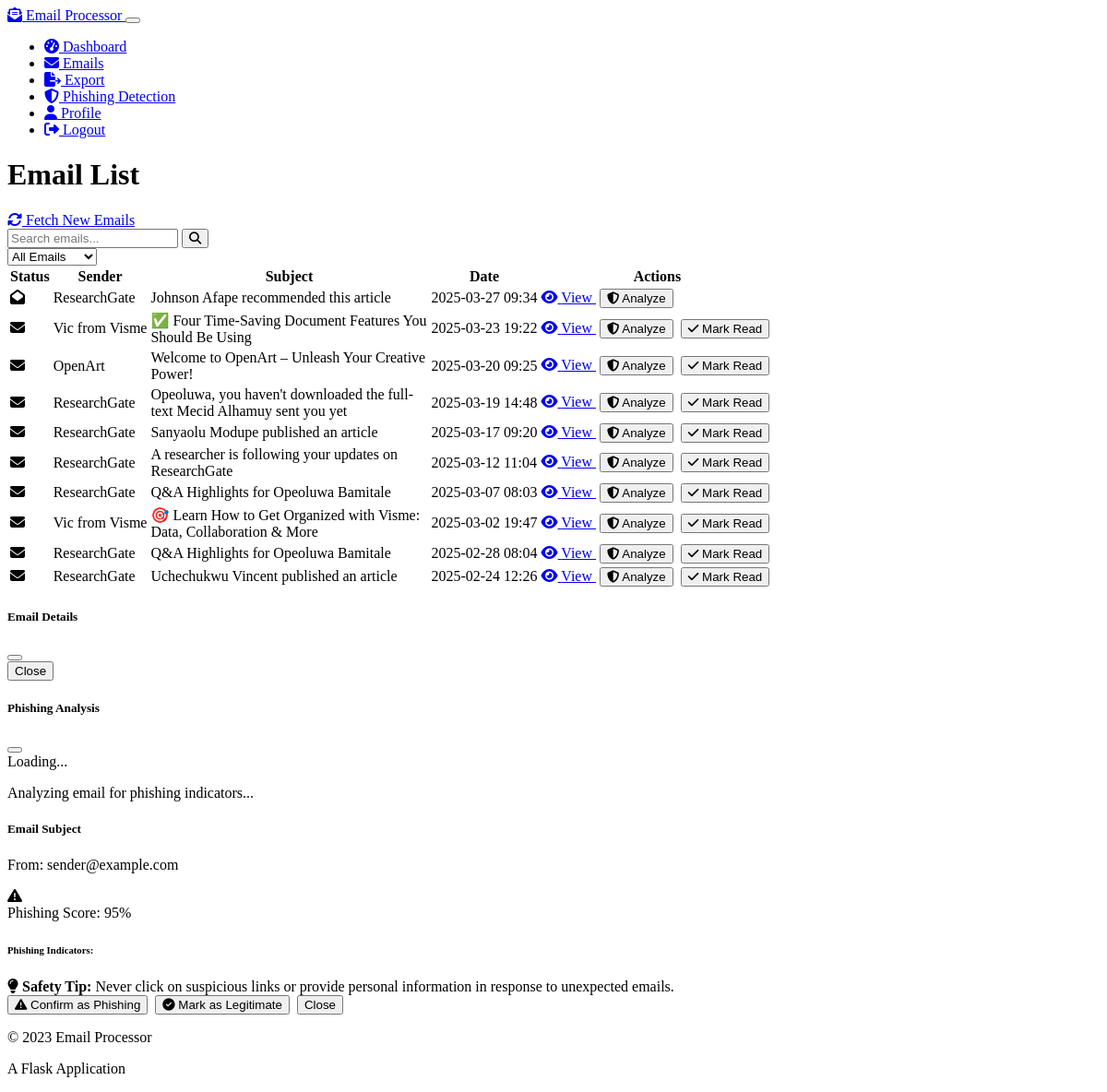
Before: /emails (signed in) with the older database file.
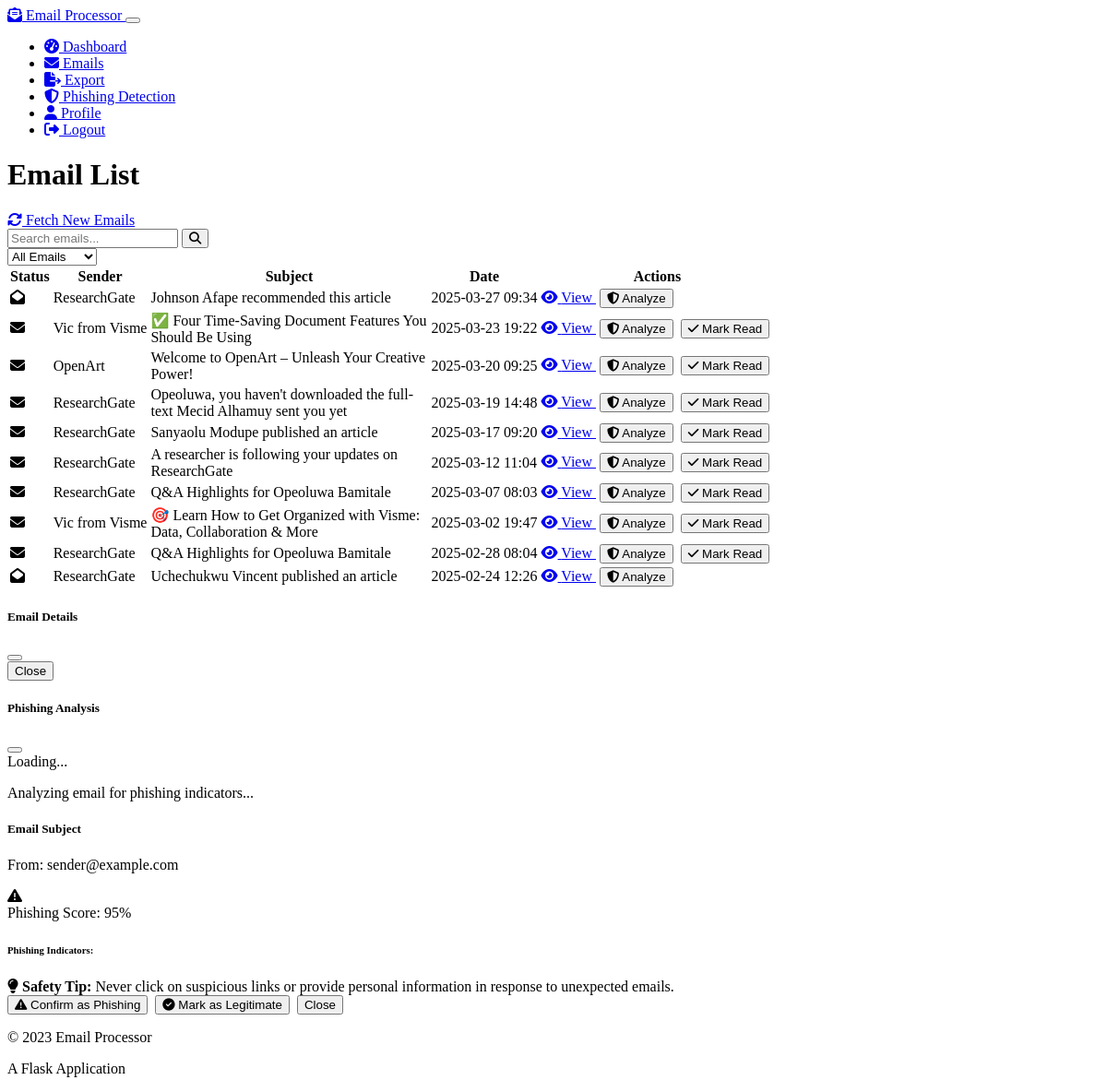
After: the same page with the newer database file.
### models.py (models this page shows, shortened)
class Email(db.Model):
    id = db.Column(db.Integer, primary_key=True)
    user_id = db.Column(db.Integer, db.ForeignKey('user.id'), nullable=False)
    message_id = db.Column(db.String(256), nullable=False)
    sender = db.Column(db.String(120), nullable=False)
    sender_name = db.Column(db.String(120))
    recipient = db.Column(db.String(120), nullable=False)
    subject = db.Column(db.String(512))
    body_text = db.Column(db.Text)
    body_html = db.Column(db.Text)
    body_cleaned = db.Column(db.Text)
    date_received = db.Column(db.DateTime)
    date_processed = db.Column(db.DateTime, default=datetime.utcnow)
    is_read = db.Column(db.Boolean, default=False)

### email_processor.py (the view)
@email_processor_bp.route("/emails")
@login_required
def emails_list():
    page = request.args.get('page', 1, type=int)
    per_page = request.args.get('per_page', 10, type=int)
    emails_pagination = Email.query.filter_by(user_id=current_user.id)\
        .order_by(Email.date_received.desc())\
        .paginate(page=page, per_page=per_page, error_out=False)
    return render_template('emails.html', emails=emails_pagination)

### app.py (called while the page is built)
@login_manager.user_loader
def load_user(user_id):
    from models import User
    return User.query.get(int(user_id))

### templates/emails.html (shortened to what the changed rows need)
{% extends 'base.html' %}
{% block content %}
<div class="row mb-4">
    <div class="col-md-8">
        <h1 class="mb-4">Email List</h1>
    </div>
</div>
<div class="card bg-dark">
    <div class="card-body">
        <div class="table-responsive">
            <table class="table table-hover">
                <thead>
                    <tr>
                        <th scope="col">Status</th>
                        <th scope="col">Sender</th>
                        <th scope="col">Subject</th>
                        <th scope="col">Date</th>
                        <th scope="col">Actions</th>
                    </tr>
                </thead>
                <tbody>
                    {% if emails.items %}
                        {% for email in emails.items %}
                            <tr class="{{ 'table-primary' if not email.is_read else '' }}">
                                <td>
                                    {% if email.is_read %}
                                        <i class="fas fa-envelope-open text-muted" title="Read"></i>
                                    {% else %}
                                        <i class="fas fa-envelope text-primary" title="Unread"></i>
                                    {% endif %}
                                </td>
                                <td>{{ email.sender_name or email.sender }}</td>
                                <td class="text-truncate" style="max-width: 300px;">{{ email.subject }}</td>
                                <td>{{ email.date_received.strftime("%Y-%m-%d %H:%M") if email.date_received else "Unknown" }}</td>
                                <td>
                                    <a href="{{ url_for('email_processor_bp.email_detail', email_id=email.id) }}" class="btn btn-sm btn-primary">
                                        <i class="fas fa-eye"></i> View
                                    </a>
                                    <button class="btn btn-sm btn-outline-danger analyze-phishing-btn" data-email-id="{{ email.id }}">
                                        <i class="fas fa-shield-alt"></i> Analyze
                                    </button>
                                    {% if not email.is_read %}
                                        <button class="btn btn-sm btn-outline-success mark-read-btn" data-email-id="{{ email.id }}">
                                            <i class="fas fa-check"></i> Mark Read
                                        </button>
                                    {% endif %}
                                </td>
                            </tr>
                        {% endfor %}
                    {% else %}
                        <tr>
                            <td colspan="5" class="text-center">
                                <p class="my-3">No emails found. Click "Fetch New Emails" to retrieve your emails.</p>
                            </td>
                        </tr>
                    {% endif %}
                </tbody>
            </table>
        </div>
    </div>
</div>
{% endblock %}

Changed rows visible on the page:
changed Email "Uchechukwu Vincent published an article": no longer shows "Mark Read"
